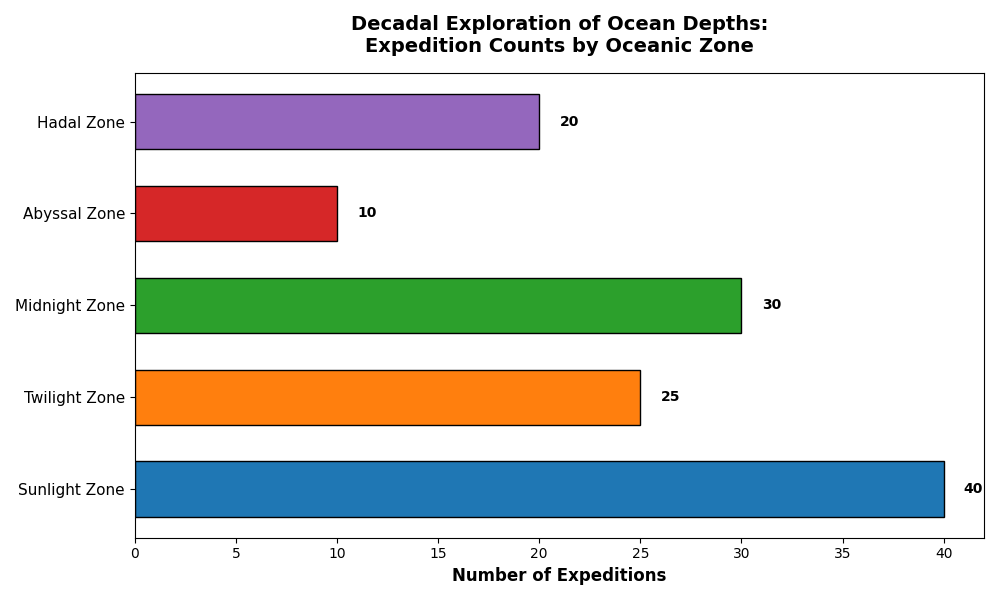

The script that drew this image:
import matplotlib.pyplot as plt

zones = ['Sunlight Zone', 'Twilight Zone', 'Midnight Zone', 'Abyssal Zone', 'Hadal Zone']
expeditions = [40, 25, 30, 10, 20] 
colors = ['#1f77b4', '#ff7f0e', '#2ca02c', '#d62728', '#9467bd']

fig, ax = plt.subplots(figsize=(10, 6))

ax.barh(zones, expeditions, color=colors, edgecolor='black', height=0.6)

ax.set_xlabel('Number of Expeditions', fontsize=12, fontweight='bold')
ax.set_title('Decadal Exploration of Ocean Depths:\nExpedition Counts by Oceanic Zone', fontsize=14, fontweight='bold', pad=15)

for bar in ax.containers[0]:  # Accessing the bars directly in ax.containers
    width = bar.get_width()
    ax.text(width + 1, bar.get_y() + bar.get_height() / 2, f'{width}', va='center', fontsize=10, fontweight='bold', color='black')

ax.set_yticks(range(len(zones)))
ax.set_yticklabels(zones, fontsize=11)

plt.tight_layout()
plt.show()
